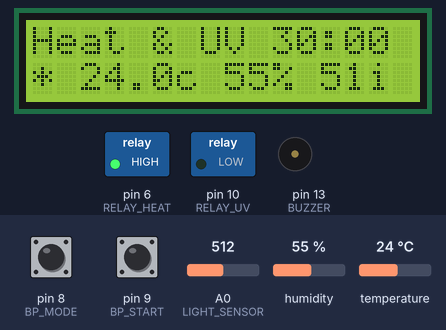
Recording of a sketch running on a simulated Arduino Uno, built with avr-gcc and run on an emulated ATmega328P. Parts: 16×2 character LCD, switched loads named in the sketch (green lamp = pin HIGH), buzzer (waves = sounding). The inputs (shaded band) are chosen by the test bench; at power-on: pin 9 (BP_START) HIGH, pin 8 (BP_MODE) HIGH, temperature 24 °C, A0 (LIGHT_SENSOR) = 512, humidity 55 %. EEPROM starts erased; what the sketch prints to the serial monitor is not drawn.

Above: at 1.3 s.
1.4 s: pin 9 (BP_START) pulled LOW for 0.15 s
At 3.3 s:
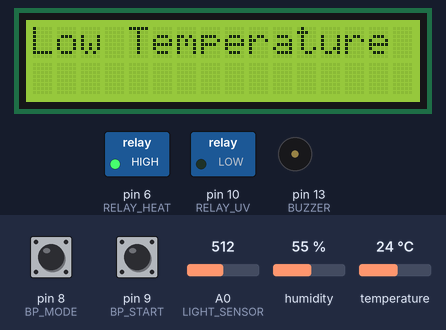
6.0 s: pin 8 (BP_MODE) pulled LOW for 0.15 s
At 6.8 s:
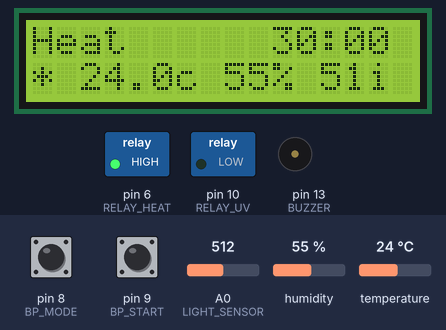
7.6 s: pin 8 (BP_MODE) pulled LOW for 1 s
At 9.2 s:
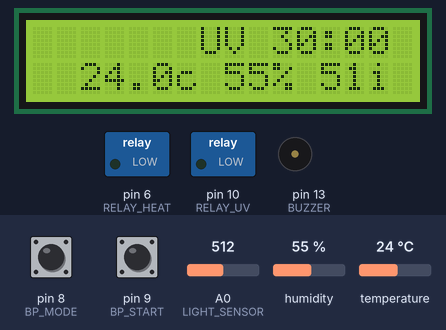
10.1 s: pin 8 (BP_MODE) pulled LOW for 0.15 s
At 10.18 s:
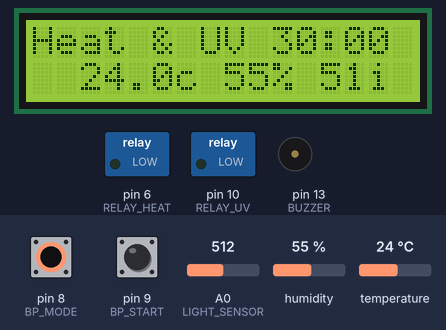
11.7 s: temperature set to 12 °C
At 14.0 s:
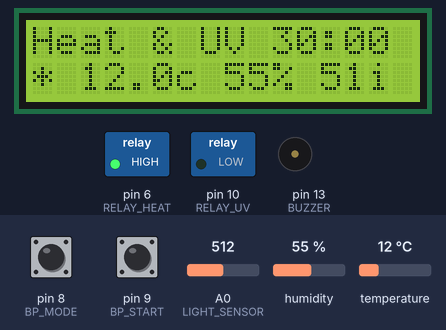
14.5 s: A0 (LIGHT_SENSOR) set to 716
At 15.5 s:
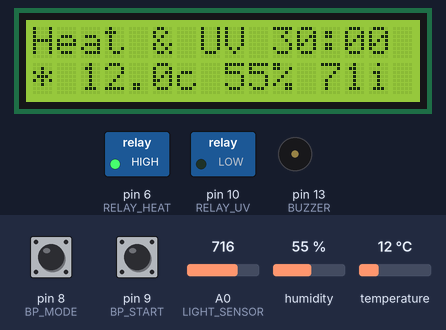
Timing chart, 0 to 17.5 s (numbered marks = the images above; inputs shaded):
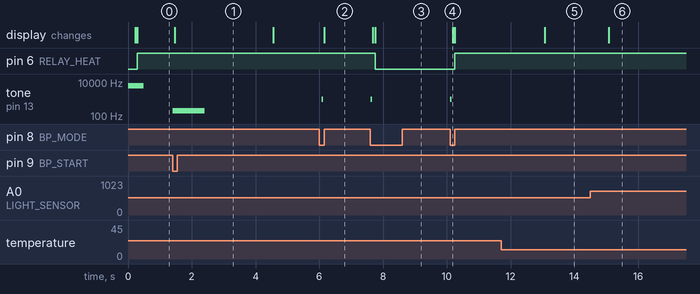

The sketch:

face-mask-disinfection-device.ino
```cpp
/*
 * Author: Jean Noel Lefebvre - http://www.needlab.org/ - june 3th 2020
 *
 * */
//http://wiki.seeedstudio.com/Grove-Light_Sensor/
//https://github.com/thomasfredericks/Metro-Arduino-Wiring
//http://emery.claude.free.fr/arduino-lcd-1602.html
//https://wiki.seeedstudio.com/Grove-16x2_LCD_Series/
//https://www.arduino.cc/en/Reference/LiquidCrystal
//https://projetsdiy.fr/mesure-humidite-temperature-capteur-dht11-dht22-arduino-raspberry/#Identification_des_broches
//https://learn.adafruit.com/dht

#define LCD_1602
//#define LCD_GROVE_16x2

#include "DHT.h"
#include <Wire.h>
#include <Metro.h>
#include <EEPROM.h>

#ifdef LCD_1602
  #include <LiquidCrystal.h>
#endif
#ifdef LCD_GROVE_16x2
  #include "rgb_lcd.h"
#endif

#define BUZZER 13
#define BP_MODE 8
#define BP_START 9
#define DHTPIN 7
#define RELAY_HEAT 6
#define RELAY_UV 10
#define LIGHT_SENSOR A0

#define DEBOUNCE 12
#define DHTTYPE DHT22 // DHT 22 (AM2302)
#define TEMPERATURE 70
#define SEUIL_TEMP TEMPERATURE-5
#define HIGH_TEMP TEMPERATURE+10
#define SEUIL_LIGHT 60
#define TIMER 30

//*********************************************************
class Input
{
  public:
  Input();
  void Compute(bool);
  bool Value;
  bool Pulse;
  private:
  int Counter;
};
Input::Input()
{
  Value=false;
  Pulse=false;
  Counter=0;
};
void Input::Compute(bool Val)
{
  if(Val) Counter++;
  else
    {
      Counter=0;
      Value=false;
    }
  if (Counter==DEBOUNCE-1) Pulse=true;
  else Pulse=false;

  if (Counter > DEBOUNCE)
  {
    Counter=DEBOUNCE;
    Value=true;
  }
};
//*********************************************************
#ifdef LCD_1602
  // Définition des broches RS, E, et Data (DB4 à DB7)
  LiquidCrystal lcd(12, 11, 5, 4, 3, 2);
#endif

#ifdef LCD_GROVE_16x2
  rgb_lcd lcd;
  const int colorR = 200;
  const int colorG = 128;
  const int colorB = 128;
#endif

DHT dht(DHTPIN, DHTTYPE);
enum Modes {HEAT_UVC, HEAT, UVC};
enum States{INIT, COUNT, END, ERR};
struct _FiniteStateMachine
{
  int State;
  int PreviousState;
  long Cycles;
  bool Change;
} FSM;

Input BP_Mode, BP_StartStop;
int Mode;
float Humidity;
float Temperature;
int Light;
int Timer=TIMER;
int Minute=0;
bool PointSeconde;

Metro Tick1s = Metro(1000);
Metro Tick10s = Metro(5000);

bool pidPower = false;
bool LightOK=false;
bool TemperatureOK=false;
String StatusLine="";

//**********************************************************************************
void setup()
{
  pinMode(BP_MODE, INPUT_PULLUP);
  pinMode(BP_START, INPUT_PULLUP);
  pinMode(BUZZER, OUTPUT);
  pinMode(RELAY_HEAT, OUTPUT);
  pinMode(RELAY_UV, OUTPUT);
  Serial.begin(9600);
  //analogReference(INTERNAL);//set the refenrence voltage 1.1V

  BP_Mode = Input();
  BP_StartStop = Input();
  tone(BUZZER, 6000, 500);

  EEPROM.get(0, Mode);
  if(Mode > UVC)
  {
    Mode=UVC;
    EEPROM.put(0, Mode);
  }
  if(Mode < HEAT_UVC)
  {
    Mode=HEAT_UVC;
    EEPROM.put(0, Mode);
  }

  lcd.begin(16, 2);
  lcd.clear();
  DisplayMode();

#ifdef LCD_GROVE_16x2
  lcd.setRGB(colorR, colorG, colorB);
#endif

  dht.begin();
  FSM_init();
}

void loop()
{
  Humidity = dht.readHumidity();
  Temperature = dht.readTemperature();
  PIDcompute(Temperature);

  if (Temperature >= SEUIL_TEMP) TemperatureOK=true;
  else TemperatureOK=false;
  if(Mode==UVC) TemperatureOK=true;

  BP_Mode.Compute(!digitalRead(BP_MODE));
  BP_StartStop.Compute(!digitalRead(BP_START));

  Light=analogRead(LIGHT_SENSOR)/10;
  if(Light >= SEUIL_LIGHT) LightOK=true;
  else LightOK=false;

  if(Temperature >= HIGH_TEMP)
      {
        tone(BUZZER, 3000, 200);
        StatusLine="High Temp.";
        delay(1000);
        FSM.State=ERR;
      }

  if ((Tick10s.check() == 1) )
  {
      Serial.print(0);
      Serial.print(" ");
      Serial.print(Temperature);
      Serial.print(" ");
      Serial.print(HIGH_TEMP);
      Serial.print(" ");
      Serial.print(TEMPERATURE);
      Serial.println();
  }

  if ((Tick1s.check() == 1) )
  {
      if(FSM.State==COUNT)
      {
        if(PointSeconde) PointSeconde=false;
        else PointSeconde=true;
        Minute--;
        if(Minute < 0)
        {
          Minute=59;
          if(Timer) Timer--;
        }
        tone(BUZZER, 60, 20);
      }
      Display();
  }

  FSM_compute();

  if(pidPower && (Temperature < HIGH_TEMP)) digitalWrite(RELAY_HEAT, HIGH);
  else digitalWrite(RELAY_HEAT, LOW);
}

//************************************************
void FSM_init()
{
  FSM.State = 0;
  FSM.PreviousState = -1;
  FSM.Cycles = 0;
}
int FSM_compute()
{
  if (FSM.Cycles < 4000000000) FSM.Cycles++;
  if (FSM.State != FSM.PreviousState) FSM.Change = true;
  else FSM.Change = false;
  FSM.PreviousState = FSM.State;
  if (FSM.Change)
  {
    FSM.Cycles = 0;
  }

  switch (FSM.State)
  {
    case INIT: //---------------------------------------------------
      if (FSM.Change) //actions sur apparition de l'état
      {
        //Serial.println("INIT");
        DisplayMode();
      }
      Timer=TIMER;
      Minute=0;
      digitalWrite(RELAY_UV, LOW);

      if(BP_Mode.Pulse)
      {
        ////Serial.print("BP_MODE / ");
        Mode++;
        if(Mode > UVC) Mode=HEAT_UVC;
        EEPROM.put(0, Mode);
        //Serial.println(Mode);
        tone(BUZZER, 1000, 50);
        DisplayMode();
       }

      if(BP_StartStop.Pulse)
      {
        switch(Mode)
        {
          case HEAT_UVC:
          case HEAT:
            if(TemperatureOK)
            {
              tone(BUZZER, 1000, 200);
              FSM.State=COUNT;
            }
            else
            {
              tone(BUZZER, 200, 1000);
              DispMessage("Low Temperature");
            }
          break;
          case UVC:
              tone(BUZZER, 1000, 200);
              FSM.State=COUNT;
          break;
        }
      }
      break;

    case COUNT: //---------------------------------------------------
      if (FSM.Change) //actions sur apparition de l'état
      {
        //Serial.println("COUNT");
      }
      switch(Mode)
      {
        case HEAT_UVC:
          digitalWrite(RELAY_UV, HIGH);
          if(!LightOK && (Timer<=TIMER-2)) FSM.State=ERR;
            if(!TemperatureOK) FSM.State=ERR;
        break;
        case HEAT:
          digitalWrite(RELAY_UV, LOW);
            if(!TemperatureOK) FSM.State=ERR;
        break;
        case UVC:
          digitalWrite(RELAY_UV, HIGH);
          if(!LightOK && (Timer<=TIMER-2)) FSM.State=ERR;
        break;
      }
      if(Temperature >= HIGH_TEMP)  FSM.State=ERR;
      if((Timer== 0)&&(Minute==0)) FSM.State=END;

      if(BP_StartStop.Pulse)
      {
           tone(BUZZER, 1000, 200);
           FSM.State=INIT;
       }
      break;

    case END: //---------------------------------------------------
      if (FSM.Change) //actions sur apparition de l'état
      {
        //Serial.println("END");
        StatusLine="END";
        Display();
        for(int i=0; i<6; i++)
        {
           tone(BUZZER, 300, 200);
            delay(500);
        }
      }
      digitalWrite(RELAY_UV, LOW);

      if(BP_StartStop.Value)
      {
           tone(BUZZER, 1000, 200);
           FSM.State=INIT;
       }
      break;

    case ERR: //---------------------------------------------------
      if (FSM.Change) //actions sur apparition de l'état
      {
        //Serial.println("ERR");
        StatusLine="ERROR";
        Display();
        tone(BUZZER, 300, 3000);
      }
      digitalWrite(RELAY_UV, LOW);

      if(BP_StartStop.Pulse)
      {
           tone(BUZZER, 1000, 200);
           FSM.State=INIT;
       }
      break;
  }
  return (FSM.State);
}

//*************************************************************
void PIDcompute(float Temperature)
{
  static bool Previous;
  Previous=pidPower;

  if((Mode != UVC)&& (Temperature < HIGH_TEMP))
  {
    if(Temperature < TEMPERATURE) pidPower=true;
    else pidPower=false;
  }
  else
  {
    pidPower=false;
  }
  if (Previous != pidPower) Display();
}
//*************************************************************
void DispMessage(String Text)
{
  lcd.begin(16, 2);
  lcd.clear();
  lcd.setCursor(0, 0);
  lcd.print(Text);
  delay(3000);
}

void Display()
{
  lcd.begin(16, 2);
  lcd.clear();
  //first Line ************************************************************

  lcd.setCursor(0, 0); // Position du curseur sur la colonne 0, ligne 0
  lcd.print("                ");
  lcd.setCursor(0, 0);
  lcd.print(StatusLine);
  lcd.setCursor(10, 0);
  lcd.print(Timer);
  lcd.print(":");
  if(Minute<10) lcd.print(0);
  lcd.print(Minute);

 //second Line ************************************************************
 lcd.setCursor(0, 1);
 lcd.print("                ");
 lcd.setCursor(0, 1);
 if(pidPower) lcd.print("* ");
 else lcd.print("  ");
 lcd.print(Temperature);
 lcd.setCursor(6, 1);
 lcd.print("c ");
 lcd.print(int(Humidity));
 lcd.print("% ");
 lcd.print(Light);
 lcd.print("i");
}
//****************************************************
void DisplayMode()
{
  switch(Mode)
        {
          case HEAT_UVC:
            StatusLine="Heat & UV";
          break;
          case HEAT:
            StatusLine="Heat      ";
          break;
          case UVC:
            StatusLine="       UV ";
          break;
        }
        Display();
}
```

Measured:
- after the input at 1.4 s, tone on pin 13 (BUZZER): silent → 200 Hz at once, → silent 1.0 s later; the display: changes after 0.07 s (image 1)
- after the input at 6.0 s, tone on pin 13 (BUZZER): silent → 1000 Hz after 0.08 s, → silent 0.05 s later; the display: changes after 0.15 s (image 2)
- after the input at 7.6 s, pin 6 (RELAY_HEAT): HIGH → LOW after 0.15 s; tone on pin 13 (BUZZER): silent → 1000 Hz at once, → silent 0.05 s later; the display: first changes after 0.08 s (image 3 shows a later state)
- after the input at 10.1 s, pin 6 (RELAY_HEAT): LOW → HIGH after 0.15 s; tone on pin 13 (BUZZER): silent → 1000 Hz at once, → silent 0.05 s later; the display: changes after 0.08 s (image 4)
- after the input at 11.7 s, the display: changes after 1.4 s (image 5)
- after the input at 14.5 s, the display: changes after 0.58 s (image 6)
